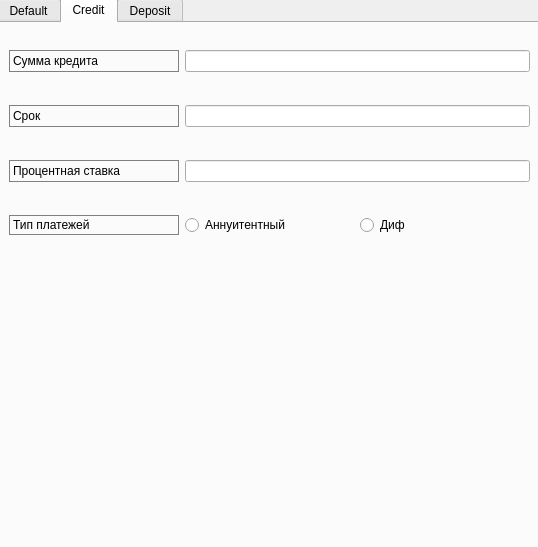
<?xml version="1.0" encoding="UTF-8"?>
<ui version="4.0">
 <class>MainWindow</class>
 <widget class="QMainWindow" name="MainWindow">
  <property name="geometry">
   <rect>
    <x>0</x>
    <y>0</y>
    <width>538</width>
    <height>547</height>
   </rect>
  </property>
  <property name="windowTitle">
   <string>MainWindow</string>
  </property>
  <widget class="QWidget" name="centralwidget">
   <widget class="QTabWidget" name="tabWidget">
    <property name="geometry">
     <rect>
      <x>-3</x>
      <y>-3</y>
      <width>551</width>
      <height>561</height>
     </rect>
    </property>
    <property name="styleSheet">
     <string notr="true"/>
    </property>
    <property name="currentIndex">
     <number>1</number>
    </property>
    <widget class="QWidget" name="tab">
     <attribute name="title">
      <string>Default</string>
     </attribute>
     <widget class="QWidget" name="gridLayoutWidget_3">
      <property name="geometry">
       <rect>
        <x>370</x>
        <y>200</y>
        <width>168</width>
        <height>321</height>
       </rect>
      </property>
      <layout class="QGridLayout" name="gridLayout_3">
       <item row="11" column="0" colspan="2">
        <widget class="QPushButton" name="pushButton_eq">
         <property name="sizePolicy">
          <sizepolicy hsizetype="Minimum" vsizetype="Minimum">
           <horstretch>0</horstretch>
           <verstretch>0</verstretch>
          </sizepolicy>
         </property>
         <property name="font">
          <font>
           <family>Segoe UI Black</family>
           <pointsize>12</pointsize>
           <bold>true</bold>
          </font>
         </property>
         <property name="text">
          <string>=</string>
         </property>
        </widget>
       </item>
       <item row="6" column="0">
        <widget class="QPushButton" name="pushButton_sk1">
         <property name="sizePolicy">
          <sizepolicy hsizetype="Minimum" vsizetype="Minimum">
           <horstretch>0</horstretch>
           <verstretch>0</verstretch>
          </sizepolicy>
         </property>
         <property name="font">
          <font>
           <family>Segoe UI Black</family>
           <pointsize>12</pointsize>
           <bold>true</bold>
          </font>
         </property>
         <property name="text">
          <string>(</string>
         </property>
        </widget>
       </item>
       <item row="9" column="0">
        <widget class="QPushButton" name="pushButton_mult">
         <property name="sizePolicy">
          <sizepolicy hsizetype="Minimum" vsizetype="Minimum">
           <horstretch>0</horstretch>
           <verstretch>0</verstretch>
          </sizepolicy>
         </property>
         <property name="font">
          <font>
           <family>Segoe UI Black</family>
           <pointsize>12</pointsize>
           <bold>true</bold>
          </font>
         </property>
         <property name="text">
          <string>*</string>
         </property>
        </widget>
       </item>
       <item row="8" column="0">
        <widget class="QPushButton" name="pushButton_plus">
         <property name="sizePolicy">
          <sizepolicy hsizetype="Minimum" vsizetype="Minimum">
           <horstretch>0</horstretch>
           <verstretch>0</verstretch>
          </sizepolicy>
         </property>
         <property name="font">
          <font>
           <family>Segoe UI Black</family>
           <pointsize>12</pointsize>
           <bold>true</bold>
          </font>
         </property>
         <property name="text">
          <string>+</string>
         </property>
        </widget>
       </item>
       <item row="7" column="1">
        <widget class="QPushButton" name="pushButton_dot">
         <property name="sizePolicy">
          <sizepolicy hsizetype="Minimum" vsizetype="Minimum">
           <horstretch>0</horstretch>
           <verstretch>0</verstretch>
          </sizepolicy>
         </property>
         <property name="font">
          <font>
           <family>Segoe UI Black</family>
           <pointsize>12</pointsize>
           <bold>true</bold>
          </font>
         </property>
         <property name="text">
          <string>.</string>
         </property>
        </widget>
       </item>
       <item row="7" column="0">
        <widget class="QPushButton" name="pushButton_mod">
         <property name="sizePolicy">
          <sizepolicy hsizetype="Minimum" vsizetype="Minimum">
           <horstretch>0</horstretch>
           <verstretch>0</verstretch>
          </sizepolicy>
         </property>
         <property name="font">
          <font>
           <family>Segoe UI</family>
           <pointsize>12</pointsize>
           <bold>false</bold>
          </font>
         </property>
         <property name="text">
          <string>mod</string>
         </property>
        </widget>
       </item>
       <item row="9" column="1">
        <widget class="QPushButton" name="pushButton_div">
         <property name="sizePolicy">
          <sizepolicy hsizetype="Minimum" vsizetype="Minimum">
           <horstretch>0</horstretch>
           <verstretch>0</verstretch>
          </sizepolicy>
         </property>
         <property name="font">
          <font>
           <family>Segoe UI Black</family>
           <pointsize>12</pointsize>
           <bold>true</bold>
          </font>
         </property>
         <property name="text">
          <string>/</string>
         </property>
        </widget>
       </item>
       <item row="8" column="1">
        <widget class="QPushButton" name="pushButton_minus">
         <property name="sizePolicy">
          <sizepolicy hsizetype="Minimum" vsizetype="Minimum">
           <horstretch>0</horstretch>
           <verstretch>0</verstretch>
          </sizepolicy>
         </property>
         <property name="font">
          <font>
           <family>Segoe UI Black</family>
           <pointsize>12</pointsize>
           <bold>true</bold>
          </font>
         </property>
         <property name="text">
          <string>-</string>
         </property>
        </widget>
       </item>
       <item row="4" column="0">
        <widget class="QPushButton" name="pushButton_AC">
         <property name="sizePolicy">
          <sizepolicy hsizetype="Minimum" vsizetype="Minimum">
           <horstretch>0</horstretch>
           <verstretch>0</verstretch>
          </sizepolicy>
         </property>
         <property name="font">
          <font>
           <family>Segoe UI Black</family>
           <pointsize>12</pointsize>
           <bold>true</bold>
          </font>
         </property>
         <property name="styleSheet">
          <string notr="true">QPushButton {
  background-color: rgb(255, 151, 57);
  color: white; 
  border: 1px solid gray;
}
QPushButton:pressed {
    background-color: qlineargradient(x1: 0, y1: 0, x2: 0, y2: 1,
                                      stop: 0 #FF7832, stop: 1 #FF9739);
}

</string>
         </property>
         <property name="text">
          <string>AC</string>
         </property>
        </widget>
       </item>
       <item row="6" column="1">
        <widget class="QPushButton" name="pushButton_sk2">
         <property name="sizePolicy">
          <sizepolicy hsizetype="Minimum" vsizetype="Minimum">
           <horstretch>0</horstretch>
           <verstretch>0</verstretch>
          </sizepolicy>
         </property>
         <property name="font">
          <font>
           <family>Segoe UI Black</family>
           <pointsize>12</pointsize>
           <bold>true</bold>
          </font>
         </property>
         <property name="text">
          <string>)</string>
         </property>
        </widget>
       </item>
       <item row="4" column="1">
        <widget class="QPushButton" name="pushButton_Del">
         <property name="sizePolicy">
          <sizepolicy hsizetype="Minimum" vsizetype="Minimum">
           <horstretch>0</horstretch>
           <verstretch>0</verstretch>
          </sizepolicy>
         </property>
         <property name="font">
          <font>
           <family>Segoe UI Black</family>
           <pointsize>12</pointsize>
           <bold>true</bold>
          </font>
         </property>
         <property name="styleSheet">
          <string notr="true">QPushButton {
  background-color: rgb(255, 151, 57);
  color: white; 
  border: 1px solid gray;
}
QPushButton:pressed {
    background-color: qlineargradient(x1: 0, y1: 0, x2: 0, y2: 1,
                                      stop: 0 #FF7832, stop: 1 #FF9739);
}

</string>
         </property>
         <property name="text">
          <string>Del</string>
         </property>
        </widget>
       </item>
      </layout>
     </widget>
     <widget class="QWidget" name="verticalLayoutWidget">
      <property name="geometry">
       <rect>
        <x>0</x>
        <y>10</y>
        <width>541</width>
        <height>121</height>
       </rect>
      </property>
      <layout class="QVBoxLayout" name="verticalLayout">
       <item>
        <widget class="QLabel" name="label">
         <property name="font">
          <font>
           <family>Microsoft YaHei UI</family>
           <pointsize>16</pointsize>
           <bold>false</bold>
          </font>
         </property>
         <property name="whatsThis">
          <string>&lt;html&gt;&lt;head/&gt;&lt;body&gt;&lt;p&gt;Input&lt;/p&gt;&lt;/body&gt;&lt;/html&gt;</string>
         </property>
         <property name="styleSheet">
          <string notr="true">QLabel {
  qproperty-alignment: 'AlignVCenter | AlignRight';
  border: 1px solid gray;
}

background-color : rgb(195, 195, 195)</string>
         </property>
         <property name="text">
          <string/>
         </property>
        </widget>
       </item>
       <item>
        <widget class="QLabel" name="label_2">
         <property name="font">
          <font>
           <family>Microsoft YaHei UI</family>
           <pointsize>20</pointsize>
           <bold>true</bold>
          </font>
         </property>
         <property name="whatsThis">
          <string>&lt;html&gt;&lt;head/&gt;&lt;body&gt;&lt;p&gt;Result&lt;/p&gt;&lt;/body&gt;&lt;/html&gt;</string>
         </property>
         <property name="styleSheet">
          <string notr="true">QLabel {
  qproperty-alignment: 'AlignVCenter | AlignRight';
  border: 1px solid gray;
}

background-color : rgb(255, 255, 255)</string>
         </property>
         <property name="text">
          <string/>
         </property>
        </widget>
       </item>
      </layout>
     </widget>
     <widget class="QWidget" name="gridLayoutWidget_2">
      <property name="geometry">
       <rect>
        <x>0</x>
        <y>200</y>
        <width>131</width>
        <height>321</height>
       </rect>
      </property>
      <property name="styleSheet">
       <string>QPushButton {
  background-color: rgb(215, 215, 215);
  border: 1px solid gray;
}
QPushButton:pressed {
    background-color: qlineargradient(x1: 0, y1: 0, x2: 0, y2: 1,
                                      stop: 0 #BEBEBE, stop: 1 #D7D7D7);
}</string>
      </property>
      <layout class="QGridLayout" name="gridLayout_2">
       <item row="2" column="0">
        <widget class="QPushButton" name="pushButton_tan">
         <property name="sizePolicy">
          <sizepolicy hsizetype="Minimum" vsizetype="Minimum">
           <horstretch>0</horstretch>
           <verstretch>0</verstretch>
          </sizepolicy>
         </property>
         <property name="font">
          <font>
           <family>Segoe UI</family>
           <pointsize>12</pointsize>
           <italic>false</italic>
           <bold>false</bold>
          </font>
         </property>
         <property name="styleSheet">
          <string notr="true">QPushButton {
  background-color: rgb(215, 215, 215);
  border: 1px solid gray;
}
QPushButton:pressed {
    background-color: qlineargradient(x1: 0, y1: 0, x2: 0, y2: 1,
                                      stop: 0 #BEBEBE, stop: 1 #D7D7D7);
}</string>
         </property>
         <property name="text">
          <string>tan</string>
         </property>
        </widget>
       </item>
       <item row="4" column="1">
        <widget class="QPushButton" name="pushButton_expon">
         <property name="sizePolicy">
          <sizepolicy hsizetype="Minimum" vsizetype="Minimum">
           <horstretch>0</horstretch>
           <verstretch>0</verstretch>
          </sizepolicy>
         </property>
         <property name="font">
          <font>
           <family>Segoe UI</family>
           <pointsize>12</pointsize>
           <italic>false</italic>
           <bold>false</bold>
          </font>
         </property>
         <property name="styleSheet">
          <string notr="true">QPushButton {
  background-color: rgb(215, 215, 215);
  border: 1px solid gray;
}
QPushButton:pressed {
    background-color: qlineargradient(x1: 0, y1: 0, x2: 0, y2: 1,
                                      stop: 0 #BEBEBE, stop: 1 #D7D7D7);
}</string>
         </property>
         <property name="text">
          <string>^</string>
         </property>
        </widget>
       </item>
       <item row="1" column="1">
        <widget class="QPushButton" name="pushButton_acos">
         <property name="sizePolicy">
          <sizepolicy hsizetype="Minimum" vsizetype="Minimum">
           <horstretch>0</horstretch>
           <verstretch>0</verstretch>
          </sizepolicy>
         </property>
         <property name="font">
          <font>
           <family>Segoe UI</family>
           <pointsize>12</pointsize>
           <italic>false</italic>
           <bold>false</bold>
          </font>
         </property>
         <property name="styleSheet">
          <string notr="true">QPushButton {
  background-color: rgb(215, 215, 215);
  border: 1px solid gray;
}
QPushButton:pressed {
    background-color: qlineargradient(x1: 0, y1: 0, x2: 0, y2: 1,
                                      stop: 0 #BEBEBE, stop: 1 #D7D7D7);
}</string>
         </property>
         <property name="text">
          <string>acos</string>
         </property>
        </widget>
       </item>
       <item row="3" column="0">
        <widget class="QPushButton" name="pushButton_log">
         <property name="sizePolicy">
          <sizepolicy hsizetype="Minimum" vsizetype="Minimum">
           <horstretch>0</horstretch>
           <verstretch>0</verstretch>
          </sizepolicy>
         </property>
         <property name="font">
          <font>
           <family>Segoe UI</family>
           <pointsize>12</pointsize>
           <italic>false</italic>
           <bold>false</bold>
          </font>
         </property>
         <property name="styleSheet">
          <string notr="true">QPushButton {
  background-color: rgb(215, 215, 215);
  border: 1px solid gray;
}
QPushButton:pressed {
    background-color: qlineargradient(x1: 0, y1: 0, x2: 0, y2: 1,
                                      stop: 0 #BEBEBE, stop: 1 #D7D7D7);
}</string>
         </property>
         <property name="text">
          <string>log</string>
         </property>
        </widget>
       </item>
       <item row="2" column="1">
        <widget class="QPushButton" name="pushButton_atan">
         <property name="sizePolicy">
          <sizepolicy hsizetype="Minimum" vsizetype="Minimum">
           <horstretch>0</horstretch>
           <verstretch>0</verstretch>
          </sizepolicy>
         </property>
         <property name="font">
          <font>
           <family>Segoe UI</family>
           <pointsize>12</pointsize>
           <italic>false</italic>
           <bold>false</bold>
          </font>
         </property>
         <property name="styleSheet">
          <string notr="true">QPushButton {
  background-color: rgb(215, 215, 215);
  border: 1px solid gray;
}
QPushButton:pressed {
    background-color: qlineargradient(x1: 0, y1: 0, x2: 0, y2: 1,
                                      stop: 0 #BEBEBE, stop: 1 #D7D7D7);
}</string>
         </property>
         <property name="text">
          <string>atan</string>
         </property>
        </widget>
       </item>
       <item row="0" column="0">
        <widget class="QPushButton" name="pushButton_sin">
         <property name="sizePolicy">
          <sizepolicy hsizetype="Minimum" vsizetype="Minimum">
           <horstretch>0</horstretch>
           <verstretch>0</verstretch>
          </sizepolicy>
         </property>
         <property name="font">
          <font>
           <family>Segoe UI</family>
           <pointsize>12</pointsize>
           <italic>false</italic>
           <bold>false</bold>
          </font>
         </property>
         <property name="styleSheet">
          <string notr="true">QPushButton {
  background-color: rgb(215, 215, 215);
  border: 1px solid gray;
}
QPushButton:pressed {
    background-color: qlineargradient(x1: 0, y1: 0, x2: 0, y2: 1,
                                      stop: 0 #BEBEBE, stop: 1 #D7D7D7);
}</string>
         </property>
         <property name="text">
          <string>sin</string>
         </property>
        </widget>
       </item>
       <item row="3" column="1">
        <widget class="QPushButton" name="pushButton_ln">
         <property name="sizePolicy">
          <sizepolicy hsizetype="Minimum" vsizetype="Minimum">
           <horstretch>0</horstretch>
           <verstretch>0</verstretch>
          </sizepolicy>
         </property>
         <property name="font">
          <font>
           <family>Segoe UI</family>
           <pointsize>12</pointsize>
           <italic>false</italic>
           <bold>false</bold>
          </font>
         </property>
         <property name="styleSheet">
          <string notr="true">QPushButton {
  background-color: rgb(215, 215, 215);
  border: 1px solid gray;
}
QPushButton:pressed {
    background-color: qlineargradient(x1: 0, y1: 0, x2: 0, y2: 1,
                                      stop: 0 #BEBEBE, stop: 1 #D7D7D7);
}</string>
         </property>
         <property name="text">
          <string>ln</string>
         </property>
        </widget>
       </item>
       <item row="0" column="1">
        <widget class="QPushButton" name="pushButton_asin">
         <property name="sizePolicy">
          <sizepolicy hsizetype="Minimum" vsizetype="Minimum">
           <horstretch>0</horstretch>
           <verstretch>0</verstretch>
          </sizepolicy>
         </property>
         <property name="font">
          <font>
           <family>Segoe UI</family>
           <pointsize>12</pointsize>
           <italic>false</italic>
           <bold>false</bold>
          </font>
         </property>
         <property name="styleSheet">
          <string notr="true">QPushButton {
  background-color: rgb(215, 215, 215);
  border: 1px solid gray;
}
QPushButton:pressed {
    background-color: qlineargradient(x1: 0, y1: 0, x2: 0, y2: 1,
                                      stop: 0 #BEBEBE, stop: 1 #D7D7D7);
}</string>
         </property>
         <property name="text">
          <string>asin</string>
         </property>
        </widget>
       </item>
       <item row="1" column="0">
        <widget class="QPushButton" name="pushButton_cos">
         <property name="sizePolicy">
          <sizepolicy hsizetype="Minimum" vsizetype="Minimum">
           <horstretch>0</horstretch>
           <verstretch>0</verstretch>
          </sizepolicy>
         </property>
         <property name="font">
          <font>
           <family>Segoe UI</family>
           <pointsize>12</pointsize>
           <italic>false</italic>
           <bold>false</bold>
          </font>
         </property>
         <property name="styleSheet">
          <string notr="true">QPushButton {
  background-color: rgb(215, 215, 215);
  border: 1px solid gray;
}
QPushButton:pressed {
    background-color: qlineargradient(x1: 0, y1: 0, x2: 0, y2: 1,
                                      stop: 0 #BEBEBE, stop: 1 #D7D7D7);
}</string>
         </property>
         <property name="text">
          <string>cos</string>
         </property>
        </widget>
       </item>
       <item row="4" column="0">
        <widget class="QPushButton" name="pushButton_sqrt">
         <property name="sizePolicy">
          <sizepolicy hsizetype="Minimum" vsizetype="Minimum">
           <horstretch>0</horstretch>
           <verstretch>0</verstretch>
          </sizepolicy>
         </property>
         <property name="font">
          <font>
           <family>Segoe UI</family>
           <pointsize>12</pointsize>
           <italic>false</italic>
           <bold>false</bold>
          </font>
         </property>
         <property name="styleSheet">
          <string notr="true">QPushButton {
  background-color: rgb(215, 215, 215);
  border: 1px solid gray;
}
QPushButton:pressed {
    background-color: qlineargradient(x1: 0, y1: 0, x2: 0, y2: 1,
                                      stop: 0 #BEBEBE, stop: 1 #D7D7D7);
}</string>
         </property>
         <property name="text">
          <string>sqrt</string>
         </property>
        </widget>
       </item>
      </layout>
     </widget>
     <widget class="QWidget" name="gridLayoutWidget">
      <property name="geometry">
       <rect>
        <x>140</x>
        <y>200</y>
        <width>221</width>
        <height>321</height>
       </rect>
      </property>
      <layout class="QGridLayout" name="gridLayout">
       <item row="4" column="1">
        <widget class="QPushButton" name="pushButton_7">
         <property name="sizePolicy">
          <sizepolicy hsizetype="Minimum" vsizetype="Minimum">
           <horstretch>0</horstretch>
           <verstretch>0</verstretch>
          </sizepolicy>
         </property>
         <property name="font">
          <font>
           <family>Segoe UI Black</family>
           <pointsize>12</pointsize>
           <bold>true</bold>
          </font>
         </property>
         <property name="styleSheet">
          <string notr="true">QPushButton {
   border: 1px solid gray;
}
QPushButton:pressed {
    background-color: qlineargradient(x1: 0, y1: 0, x2: 0, y2: 1,
                                      stop: 0 #dadbde, stop: 1 #f6f7fa);
}</string>
         </property>
         <property name="text">
          <string>7</string>
         </property>
        </widget>
       </item>
       <item row="7" column="1">
        <widget class="QPushButton" name="pushButton_1">
         <property name="sizePolicy">
          <sizepolicy hsizetype="Minimum" vsizetype="Minimum">
           <horstretch>0</horstretch>
           <verstretch>0</verstretch>
          </sizepolicy>
         </property>
         <property name="font">
          <font>
           <family>Segoe UI Black</family>
           <pointsize>12</pointsize>
           <bold>true</bold>
          </font>
         </property>
         <property name="styleSheet">
          <string notr="true">QPushButton {
   border: 1px solid gray;
}
QPushButton:pressed {
    background-color: qlineargradient(x1: 0, y1: 0, x2: 0, y2: 1,
                                      stop: 0 #dadbde, stop: 1 #f6f7fa);
}</string>
         </property>
         <property name="text">
          <string>1</string>
         </property>
        </widget>
       </item>
       <item row="7" column="3">
        <widget class="QPushButton" name="pushButton_3">
         <property name="sizePolicy">
          <sizepolicy hsizetype="Minimum" vsizetype="Minimum">
           <horstretch>0</horstretch>
           <verstretch>0</verstretch>
          </sizepolicy>
         </property>
         <property name="font">
          <font>
           <family>Segoe UI Black</family>
           <pointsize>12</pointsize>
           <bold>true</bold>
          </font>
         </property>
         <property name="styleSheet">
          <string notr="true">QPushButton {
   border: 1px solid gray;
}
QPushButton:pressed {
    background-color: qlineargradient(x1: 0, y1: 0, x2: 0, y2: 1,
                                      stop: 0 #dadbde, stop: 1 #f6f7fa);
}</string>
         </property>
         <property name="text">
          <string>3</string>
         </property>
        </widget>
       </item>
       <item row="7" column="2">
        <widget class="QPushButton" name="pushButton_2">
         <property name="sizePolicy">
          <sizepolicy hsizetype="Minimum" vsizetype="Minimum">
           <horstretch>0</horstretch>
           <verstretch>0</verstretch>
          </sizepolicy>
         </property>
         <property name="font">
          <font>
           <family>Segoe UI Black</family>
           <pointsize>12</pointsize>
           <bold>true</bold>
          </font>
         </property>
         <property name="styleSheet">
          <string notr="true">QPushButton {
   border: 1px solid gray;
}
QPushButton:pressed {
    background-color: qlineargradient(x1: 0, y1: 0, x2: 0, y2: 1,
                                      stop: 0 #dadbde, stop: 1 #f6f7fa);
}</string>
         </property>
         <property name="text">
          <string>2</string>
         </property>
        </widget>
       </item>
       <item row="6" column="3">
        <widget class="QPushButton" name="pushButton_6">
         <property name="sizePolicy">
          <sizepolicy hsizetype="Minimum" vsizetype="Minimum">
           <horstretch>0</horstretch>
           <verstretch>0</verstretch>
          </sizepolicy>
         </property>
         <property name="font">
          <font>
           <family>Segoe UI Black</family>
           <pointsize>12</pointsize>
           <bold>true</bold>
          </font>
         </property>
         <property name="styleSheet">
          <string notr="true">QPushButton {
   border: 1px solid gray;
}
QPushButton:pressed {
    background-color: qlineargradient(x1: 0, y1: 0, x2: 0, y2: 1,
                                      stop: 0 #dadbde, stop: 1 #f6f7fa);
}</string>
         </property>
         <property name="text">
          <string>7</string>
         </property>
        </widget>
       </item>
       <item row="8" column="2">
        <widget class="QPushButton" name="pushButton_0">
         <property name="sizePolicy">
          <sizepolicy hsizetype="Minimum" vsizetype="Minimum">
           <horstretch>0</horstretch>
           <verstretch>0</verstretch>
          </sizepolicy>
         </property>
         <property name="font">
          <font>
           <family>Segoe UI Black</family>
           <pointsize>12</pointsize>
           <bold>true</bold>
          </font>
         </property>
         <property name="styleSheet">
          <string notr="true">QPushButton {
   border: 1px solid gray;
}
QPushButton:pressed {
    background-color: qlineargradient(x1: 0, y1: 0, x2: 0, y2: 1,
                                      stop: 0 #dadbde, stop: 1 #f6f7fa);
}</string>
         </property>
         <property name="text">
          <string>0</string>
         </property>
        </widget>
       </item>
       <item row="6" column="2">
        <widget class="QPushButton" name="pushButton_5">
         <property name="sizePolicy">
          <sizepolicy hsizetype="Minimum" vsizetype="Minimum">
           <horstretch>0</horstretch>
           <verstretch>0</verstretch>
          </sizepolicy>
         </property>
         <property name="font">
          <font>
           <family>Segoe UI Black</family>
           <pointsize>12</pointsize>
           <bold>true</bold>
          </font>
         </property>
         <property name="styleSheet">
          <string notr="true">QPushButton {
   border: 1px solid gray;
}
QPushButton:pressed {
    background-color: qlineargradient(x1: 0, y1: 0, x2: 0, y2: 1,
                                      stop: 0 #dadbde, stop: 1 #f6f7fa);
}</string>
         </property>
         <property name="text">
          <string>5</string>
         </property>
        </widget>
       </item>
       <item row="4" column="3">
        <widget class="QPushButton" name="pushButton_9">
         <property name="sizePolicy">
          <sizepolicy hsizetype="Minimum" vsizetype="Minimum">
           <horstretch>0</horstretch>
           <verstretch>0</verstretch>
          </sizepolicy>
         </property>
         <property name="font">
          <font>
           <family>Segoe UI Black</family>
           <pointsize>12</pointsize>
           <bold>true</bold>
          </font>
         </property>
         <property name="styleSheet">
          <string notr="true">QPushButton {
   border: 1px solid gray;
}
QPushButton:pressed {
    background-color: qlineargradient(x1: 0, y1: 0, x2: 0, y2: 1,
                                      stop: 0 #dadbde, stop: 1 #f6f7fa);
}</string>
         </property>
         <property name="text">
          <string>9</string>
         </property>
        </widget>
       </item>
       <item row="4" column="2">
        <widget class="QPushButton" name="pushButton_8">
         <property name="sizePolicy">
          <sizepolicy hsizetype="Minimum" vsizetype="Minimum">
           <horstretch>0</horstretch>
           <verstretch>0</verstretch>
          </sizepolicy>
         </property>
         <property name="font">
          <font>
           <family>Segoe UI Black</family>
           <pointsize>12</pointsize>
           <bold>true</bold>
          </font>
         </property>
         <property name="styleSheet">
          <string notr="true">QPushButton {
   border: 1px solid gray;
}
QPushButton:pressed {
    background-color: qlineargradient(x1: 0, y1: 0, x2: 0, y2: 1,
                                      stop: 0 #dadbde, stop: 1 #f6f7fa);
}</string>
         </property>
         <property name="text">
          <string>8</string>
         </property>
        </widget>
       </item>
       <item row="8" column="1">
        <widget class="QPushButton" name="pushButton_x">
         <property name="sizePolicy">
          <sizepolicy hsizetype="Minimum" vsizetype="Minimum">
           <horstretch>0</horstretch>
           <verstretch>0</verstretch>
          </sizepolicy>
         </property>
         <property name="font">
          <font>
           <family>Segoe UI Black</family>
           <pointsize>12</pointsize>
           <bold>true</bold>
          </font>
         </property>
         <property name="styleSheet">
          <string notr="true">QPushButton {
   border: 1px solid gray;
}
QPushButton:pressed {
    background-color: qlineargradient(x1: 0, y1: 0, x2: 0, y2: 1,
                                      stop: 0 #dadbde, stop: 1 #f6f7fa);
}</string>
         </property>
         <property name="text">
          <string>x</string>
         </property>
        </widget>
       </item>
       <item row="6" column="1">
        <widget class="QPushButton" name="pushButton_4">
         <property name="sizePolicy">
          <sizepolicy hsizetype="Minimum" vsizetype="Minimum">
           <horstretch>0</horstretch>
           <verstretch>0</verstretch>
          </sizepolicy>
         </property>
         <property name="font">
          <font>
           <family>Segoe UI Black</family>
           <pointsize>12</pointsize>
           <bold>true</bold>
          </font>
         </property>
         <property name="styleSheet">
          <string notr="true">QPushButton {
   border: 1px solid gray;
}
QPushButton:pressed {
    background-color: qlineargradient(x1: 0, y1: 0, x2: 0, y2: 1,
                                      stop: 0 #dadbde, stop: 1 #f6f7fa);
}</string>
         </property>
         <property name="text">
          <string>4</string>
         </property>
        </widget>
       </item>
      </layout>
     </widget>
     <widget class="QLineEdit" name="Input_x">
      <property name="geometry">
       <rect>
        <x>40</x>
        <y>160</y>
        <width>101</width>
        <height>31</height>
       </rect>
      </property>
      <property name="styleSheet">
       <string notr="true">
  qproperty-alignment: 'AlignVCenter | AlignRight';
  border: 1px solid gray;</string>
      </property>
      <property name="text">
       <string>0</string>
      </property>
     </widget>
     <widget class="QLabel" name="label_4">
      <property name="geometry">
       <rect>
        <x>8</x>
        <y>157</y>
        <width>61</width>
        <height>31</height>
       </rect>
      </property>
      <property name="font">
       <font>
        <pointsize>11</pointsize>
        <bold>true</bold>
       </font>
      </property>
      <property name="text">
       <string>X = </string>
      </property>
     </widget>
     <widget class="QLineEdit" name="xMin">
      <property name="geometry">
       <rect>
        <x>150</x>
        <y>160</y>
        <width>113</width>
        <height>31</height>
       </rect>
      </property>
      <property name="text">
       <string>-100</string>
      </property>
     </widget>
     <widget class="QLineEdit" name="xMax">
      <property name="geometry">
       <rect>
        <x>270</x>
        <y>160</y>
        <width>113</width>
        <height>31</height>
       </rect>
      </property>
      <property name="text">
       <string>100</string>
      </property>
     </widget>
     <widget class="QPushButton" name="pushButton">
      <property name="geometry">
       <rect>
        <x>460</x>
        <y>130</y>
        <width>80</width>
        <height>24</height>
       </rect>
      </property>
      <property name="text">
       <string>График</string>
      </property>
     </widget>
    </widget>
    <widget class="QWidget" name="tab_3">
     <attribute name="title">
      <string>Credit</string>
     </attribute>
     <widget class="QWidget" name="gridLayoutWidget_4">
      <property name="geometry">
       <rect>
        <x>10</x>
        <y>0</y>
        <width>521</width>
        <height>241</height>
       </rect>
      </property>
      <layout class="QGridLayout" name="gridLayout_4">
       <item row="1" column="0">
        <widget class="QLabel" name="label_5">
         <property name="styleSheet">
          <string notr="true">QLabel {
  qproperty-alignment: 'AlignVCenter | AlignRight';
  border: 1px solid gray;
}</string>
         </property>
         <property name="text">
          <string>Срок</string>
         </property>
        </widget>
       </item>
       <item row="3" column="1">
        <widget class="QRadioButton" name="radioButton">
         <property name="text">
          <string>Аннуитентный</string>
         </property>
         <attribute name="buttonGroup">
          <string notr="true">buttonGroup</string>
         </attribute>
        </widget>
       </item>
       <item row="2" column="0">
        <widget class="QLabel" name="label_6">
         <property name="styleSheet">
          <string notr="true">QLabel {
  qproperty-alignment: 'AlignVCenter | AlignRight';
  border: 1px solid gray;
}</string>
         </property>
         <property name="text">
          <string>Процентная ставка</string>
         </property>
        </widget>
       </item>
       <item row="2" column="1" colspan="2">
        <widget class="QLineEdit" name="lineEdit_3"/>
       </item>
       <item row="3" column="0">
        <widget class="QLabel" name="label_7">
         <property name="styleSheet">
          <string notr="true">QLabel {
  qproperty-alignment: 'AlignVCenter | AlignRight';
  border: 1px solid gray;
}</string>
         </property>
         <property name="text">
          <string>Тип платежей</string>
         </property>
        </widget>
       </item>
       <item row="0" column="0">
        <widget class="QLabel" name="label_3">
         <property name="styleSheet">
          <string notr="true">QLabel {
  qproperty-alignment: 'AlignVCenter | AlignRight';
  border: 1px solid gray;
}</string>
         </property>
         <property name="text">
          <string>Сумма кредита</string>
         </property>
        </widget>
       </item>
       <item row="0" column="1" colspan="2">
        <widget class="QLineEdit" name="lineEdit_2">
         <property name="styleSheet">
          <string notr="true">QLabel {
  qproperty-alignment: 'AlignVCenter | AlignLeft';
  border: 1px solid gray;
}</string>
         </property>
        </widget>
       </item>
       <item row="1" column="1" colspan="2">
        <widget class="QLineEdit" name="lineEdit">
         <property name="styleSheet">
          <string notr="true">QLabel {
  qproperty-alignment: 'AlignVCenter | AlignLeft';
  border: 1px solid gray;
}</string>
         </property>
        </widget>
       </item>
       <item row="3" column="2">
        <widget class="QRadioButton" name="radioButton_2">
         <property name="text">
          <string>Диф</string>
         </property>
         <attribute name="buttonGroup">
          <string notr="true">buttonGroup</string>
         </attribute>
        </widget>
       </item>
      </layout>
     </widget>
    </widget>
    <widget class="QWidget" name="tab_4">
     <attribute name="title">
      <string>Deposit</string>
     </attribute>
    </widget>
   </widget>
  </widget>
 </widget>
 <resources/>
 <connections/>
 <buttongroups>
  <buttongroup name="buttonGroup"/>
 </buttongroups>
</ui>
